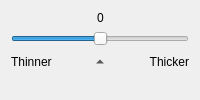
                       <widget class="QWidget" name="page">
                        <property name="sizePolicy">
                         <sizepolicy hsizetype="Preferred" vsizetype="Preferred">
                          <horstretch>0</horstretch>
                          <verstretch>0</verstretch>
                         </sizepolicy>
                        </property>
                        <layout class="QVBoxLayout" name="verticalLayout_30">
                         <item>
                          <layout class="QVBoxLayout" name="verticalLayout_24">
                           <item>
                            <layout class="QHBoxLayout" name="horizontalLayout_11">
                             <property name="spacing">
                              <number>6</number>
                             </property>
                             <property name="sizeConstraint">
                              <enum>QLayout::SetDefaultConstraint</enum>
                             </property>
                             <item>
                              <spacer name="horizontalSpacer_45">
                               <property name="orientation">
                                <enum>Qt::Horizontal</enum>
                               </property>
                               <property name="sizeHint" stdset="0">
                                <size>
                                 <width>1</width>
                                 <height>1</height>
                                </size>
                               </property>
                              </spacer>
                             </item>
                             <item>
                              <widget class="QLabel" name="thresholLabel">
                               <property name="frameShape">
                                <enum>QFrame::NoFrame</enum>
                               </property>
                               <property name="text">
                                <string>0</string>
                               </property>
                              </widget>
                             </item>
                             <item>
                              <spacer name="horizontalSpacer_46">
                               <property name="orientation">
                                <enum>Qt::Horizontal</enum>
                               </property>
                               <property name="sizeHint" stdset="0">
                                <size>
                                 <width>1</width>
                                 <height>1</height>
                                </size>
                               </property>
                              </spacer>
                             </item>
                            </layout>
                           </item>
                           <item>
                            <widget class="QSlider" name="thresholdSlider">
                             <property name="minimum">
                              <number>-30</number>
                             </property>
                             <property name="maximum">
                              <number>30</number>
                             </property>
                             <property name="pageStep">
                              <number>5</number>
                             </property>
                             <property name="tracking">
                              <bool>true</bool>
                             </property>
                             <property name="orientation">
                              <enum>Qt::Horizontal</enum>
                             </property>
                             <property name="invertedAppearance">
                              <bool>false</bool>
                             </property>
                             <property name="invertedControls">
                              <bool>false</bool>
                             </property>
                             <property name="tickPosition">
                              <enum>QSlider::NoTicks</enum>
                             </property>
                            </widget>
                           </item>
                           <item>
                            <layout class="QHBoxLayout" name="horizontalLayout_10">
                             <property name="spacing">
                              <number>0</number>
                             </property>
                             <item>
                              <widget class="QLabel" name="lighterThresholdLink">
                               <property name="text">
                                <string>Thinner</string>
                               </property>
                              </widget>
                             </item>
                             <item>
                              <widget class="QToolButton" name="neutralThresholdBtn">
                               <property name="cursor">
                                <cursorShape>PointingHandCursor</cursorShape>
                               </property>
                               <property name="text">
                                <string/>
                               </property>
                               <property name="iconSize">
                                <size>
                                 <width>12</width>
                                 <height>12</height>
                                </size>
                               </property>
                               <property name="toolButtonStyle">
                                <enum>Qt::ToolButtonIconOnly</enum>
                               </property>
                               <property name="autoRaise">
                                <bool>true</bool>
                               </property>
                               <property name="arrowType">
                                <enum>Qt::UpArrow</enum>
                               </property>
                              </widget>
                             </item>
                             <item>
                              <widget class="QLabel" name="darkerThresholdLink">
                               <property name="text">
                                <string>Thicker</string>
                               </property>
                               <property name="alignment">
                                <set>Qt::AlignRight|Qt::AlignTrailing|Qt::AlignVCenter</set>
                               </property>
                              </widget>
                             </item>
                            </layout>
                           </item>
                          </layout>
                         </item>
                         <item>
                          <spacer name="verticalSpacer_18">
                           <property name="orientation">
                            <enum>Qt::Vertical</enum>
                           </property>
                           <property name="sizeType">
                            <enum>QSizePolicy::Expanding</enum>
                           </property>
                           <property name="sizeHint" stdset="0">
                            <size>
                             <width>1</width>
                             <height>0</height>
                            </size>
                           </property>
                          </spacer>
                         </item>
                        </layout>
                       </widget>
